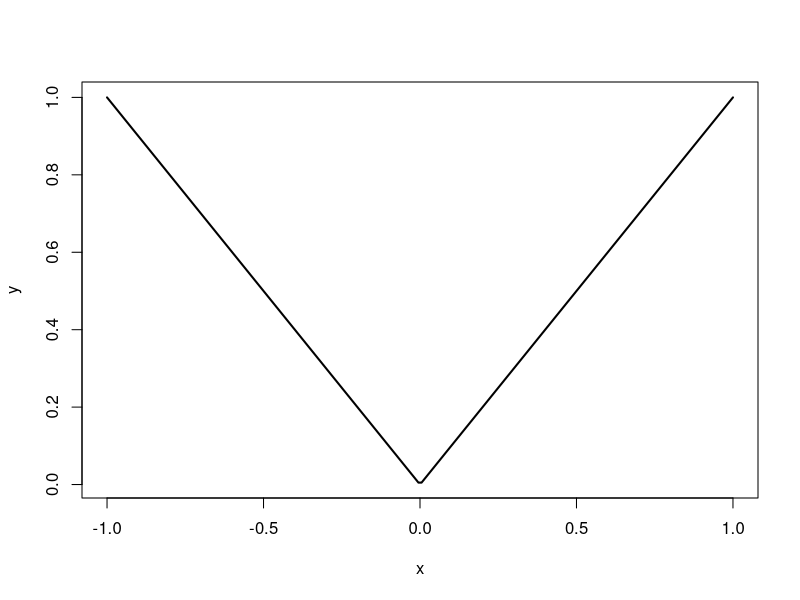
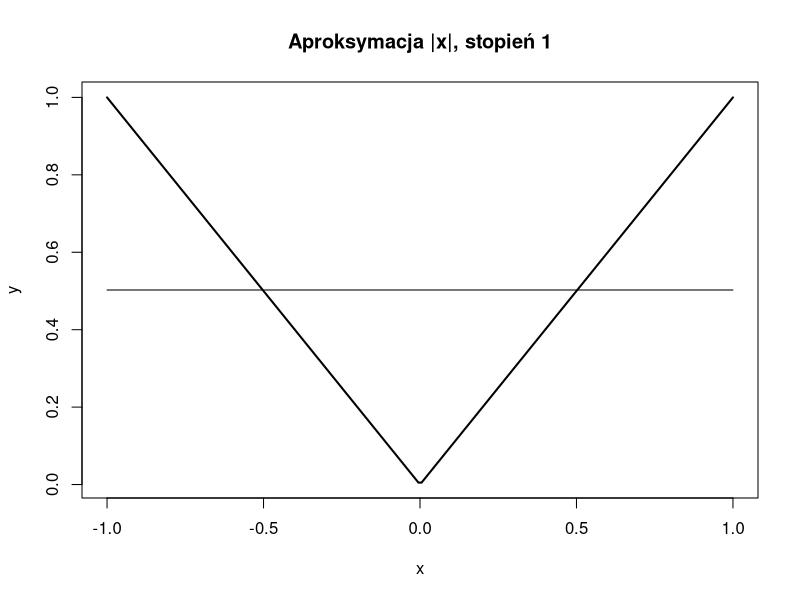
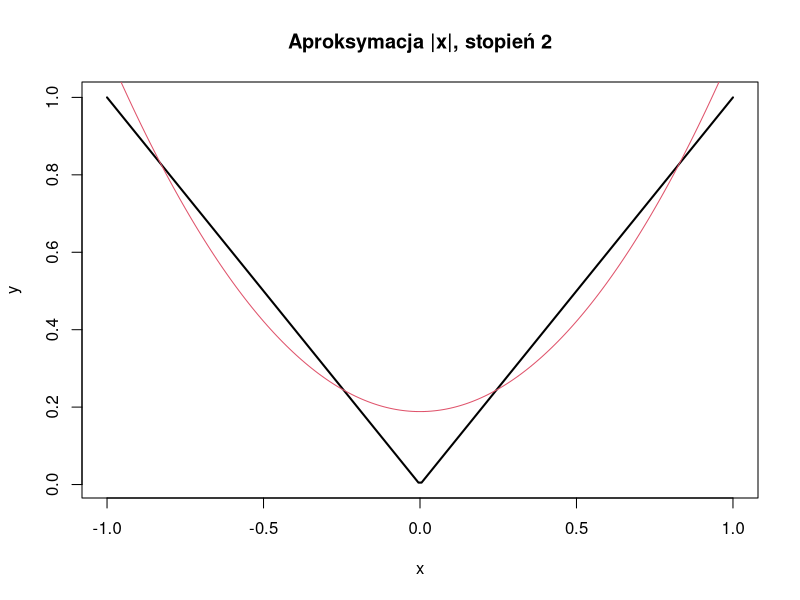
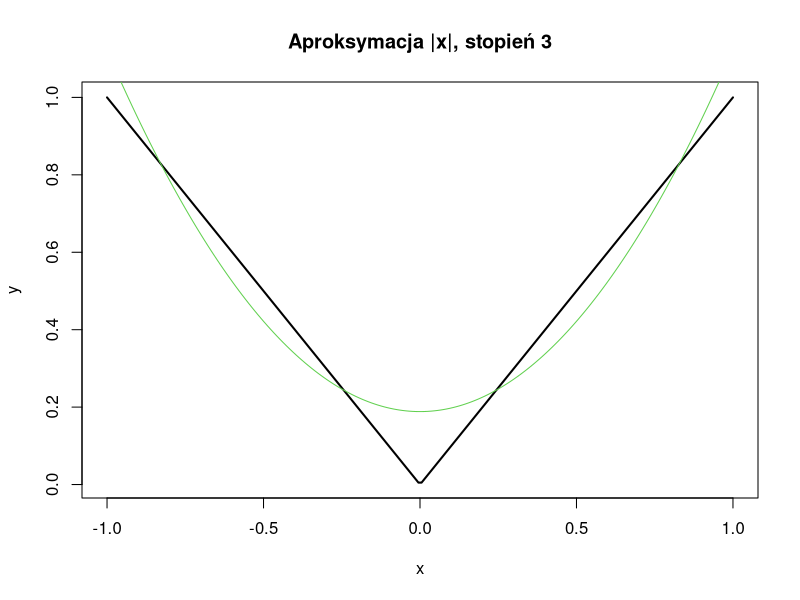
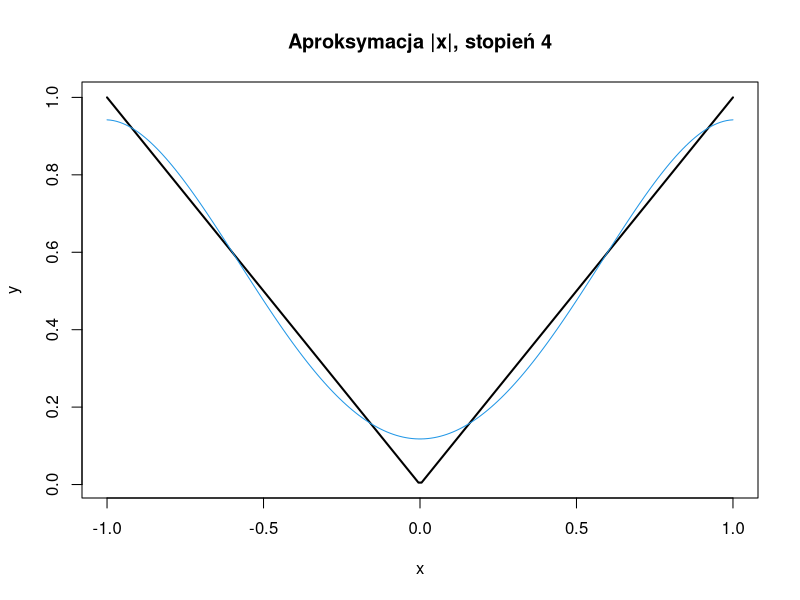
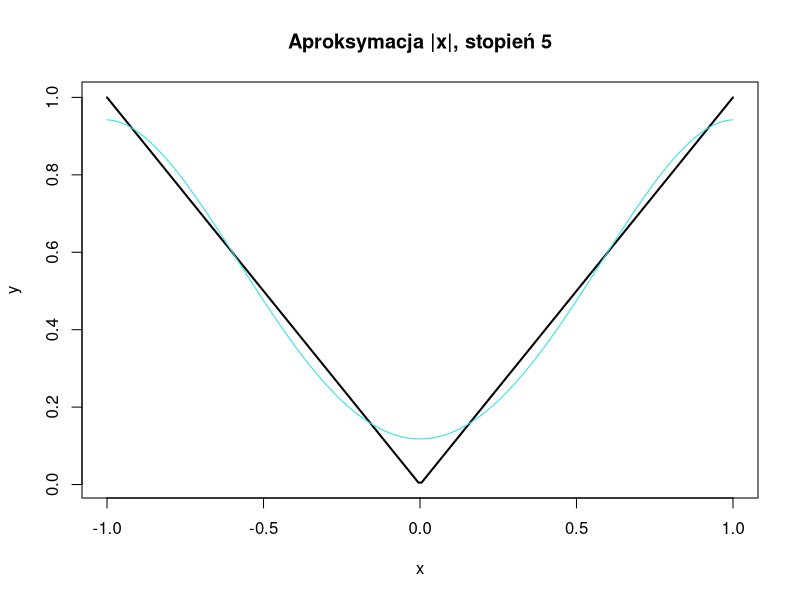
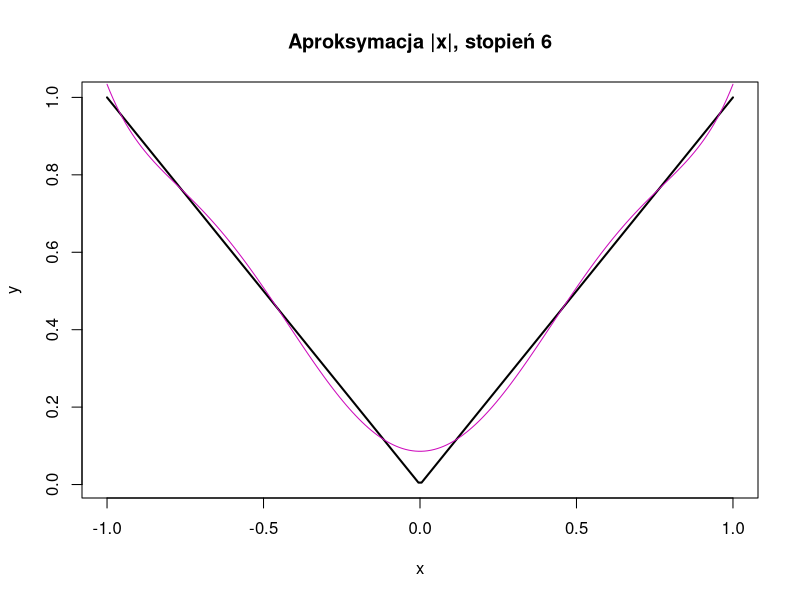
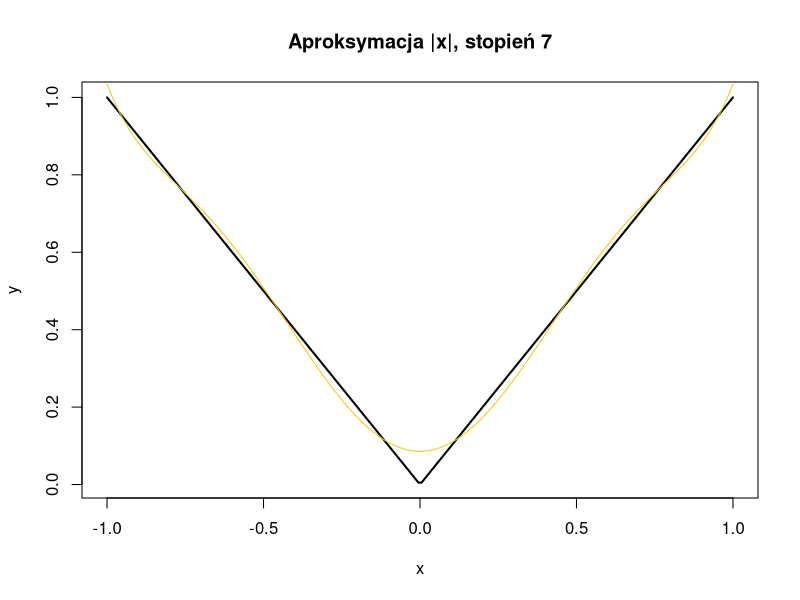

Generate these figures, in order, with R:

pdf("zadanie1(2)_l3.pdf", width = 8, height = 6)
x <- seq(-1, 1, length.out = 200)
y <- abs(x)

plot(x, y, type="l", lwd=2)

for (n in 1:20) {
  plot(x, y, type = "l", lwd = 2,
       main = paste("Aproksymacja |x|, stopień", n),
       xlab = "x", ylab = "y")
  fit <- lm(y ~ poly(x, n, raw=TRUE))
  lines(x, predict(fit), col=n)
}
dev.off()
